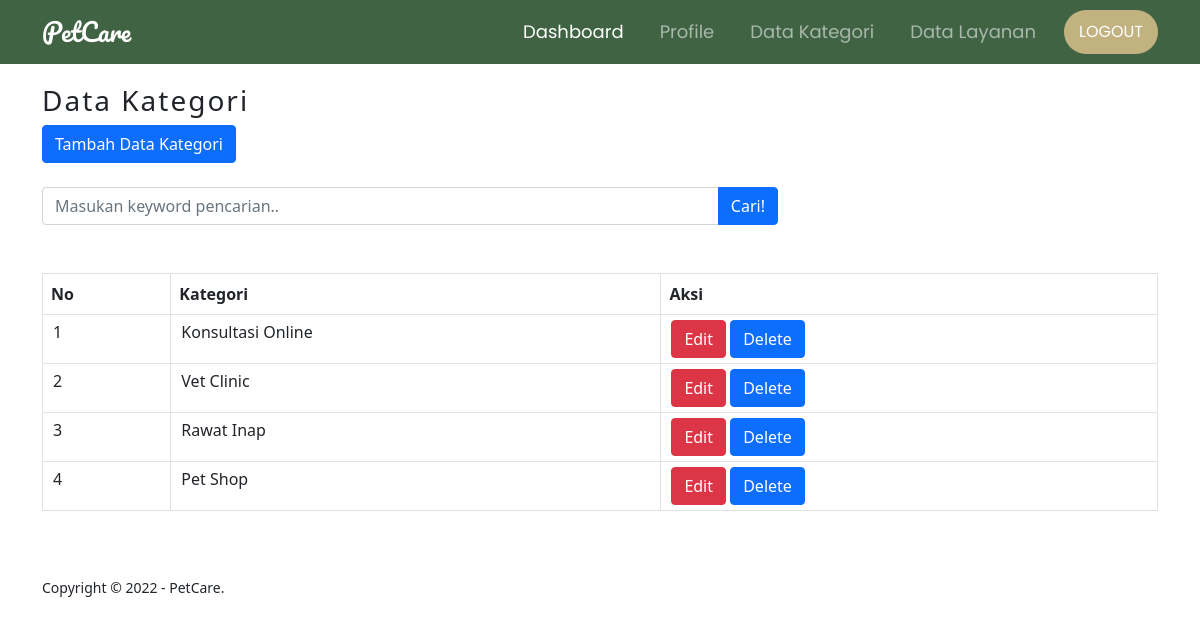
Page /data-kategori.php (signed in) on the committed database.
### tables this page shows
CREATE TABLE `kategori` (
  `id_kategori` int(11) NOT NULL,
  `nama_kategori` varchar(50) NOT NULL
);

### functions.php (called while the page is built, shortened)
<?php
$conn = mysqli_connect("localhost", "root", "", "pw2022_213040018") or die ("Koneksi Gagal!");
function query($query) {
    global $conn;
    $result = mysqli_query($conn, $query) or die(mysqli_error($conn));
    $rows = [];
    while ($row = mysqli_fetch_assoc($result)) {
            $rows[] = $row;
    }
    return $rows;
}
?>

### data-kategori.php (the view, shortened to what this page needs)
<?php
require 'functions.php';
$kategori = query("SELECT * FROM kategori");
?>
<!doctype html>
<html lang="en">
  <head>
    <link href="https://cdn.jsdelivr.net/npm/bootstrap@5.0.2/dist/css/bootstrap.min.css" rel="stylesheet">
     <link rel="stylesheet" href="style.css" />
    <link rel="stylesheet" href="https://cdn.jsdelivr.net/npm/bootstrap-icons@1.8.3/font/bootstrap-icons.css">
  </head>
  <body>
    <nav
      class="navbar navbar-expand-lg navbar-dark"
      style="background-color: #406343"
    >
      <div class="container">
        <a class="navbar-brand" href="index.php">PetCare</a>
        <div class="collapse navbar-collapse" id="navbarNav">
          <ul class="navbar-nav ms-auto">
            <li class="nav-item">
              <a class="nav-link active" aria-current="page" href="index.php"
                >Dashboard</a
              >
            </li>
            <li class="nav-item">
              <a class="nav-link" href="profile.php">Profile</a>
            </li>
            <li class="nav-item">
              <a class="nav-link" href="data-kategori.php">Data Kategori</a>
            </li>
            <li class="nav-item">
              <a class="nav-link" href="data-layanan.php">Data Layanan</a>
            </li>
          </ul>
          <form class="d-flex">
            <a href="logout.php" class="btn">Logout</a>
          </form>
        </div>
      </div>
    </nav>
    <div class="container">
      <div class="texth3" style="padding-top: 20px;">
        <h3>Data Kategori</h3>
      </div>
      <a href="tambah-kategori.php" class="btn btn-primary" tabindex="-1" role="button">Tambah Data Kategori</a>
      <div class="row mt-4">
          <div class="col-8">
            <form action="" method="get">
              <div class="input-group">
                <input type="text" class="form-control" name="keyword" id="keyword" autocomplete="off" placeholder="Masukan keyword pencarian.." autofocus>
                <button class="btn btn-primary" type="submit" id="cari" name="cari">Cari!</button>
              </div>
            </form>
          </div>
        </div>
      <div class="row my-5">
        <div class="col-sm">
          <table class="table table-bordered" style="width: 100%;"  >
            <thead>
              <tr>
                <th scope="col">No</th>
                <th scope="col">Kategori</th>
                <th scope="col">Aksi</th>
              </tr>
            </thead>
            <tbody>
            <?php $no = 1; ?>
            <?php foreach($kategori as $row) { ?>
              <tr>
                <td><?= $no++ ?></td>
                <td><?= $row['nama_kategori'] ?></td>
                <td>
                      <a href="ubah-kategori.php?id=<?= $row["id_kategori"] ?>" class="btn btn-danger">Edit</a>
                      <a href="hapus.php?idk=<?= $row["id_kategori"] ?>" class="btn btn-primary" onclick="return confirm('Apakah Anda yakin ingin menghapus?')">Delete</a>
                    </td>
                  </tr>
              <?php }?>
              </tbody>
            </table>
          </div>
      </div>
    </div>
     <footer>
      <div class="container">
        <small>Copyright &copy; 2022 - PetCare.</small>
      </div>
    </footer>
  </body>
</html>

### css/style.css (style rules this page uses)
* { padding: 0; margin: 0; box-sizing: border-box; }
.navbar { font-family: "Poppins", sans-serif; }
.navbar-brand { font-family: "Pacifico", cursive; font-size: 25px; }
.nav-item { font-size: 18px; padding-right: 20px; }
.d-flex .btn { font-size: 16px; background-color: #c2b280; border-radius: 50px; color: white; text-transform: uppercase; padding: 9px 14px; }
.texth3 { font-size: 50px; font-weight: 400; letter-spacing: 2px; }
.table { width: 100%; border-collapse: collapse; }
.table tr { height: 30px; }
.table tr td { padding: 5px 10px; }

### rows in the picture
kategori: nama_kategori "Konsultasi Online"
kategori: nama_kategori "Vet Clinic"
kategori: nama_kategori "Rawat Inap"
kategori: nama_kategori "Pet Shop"
